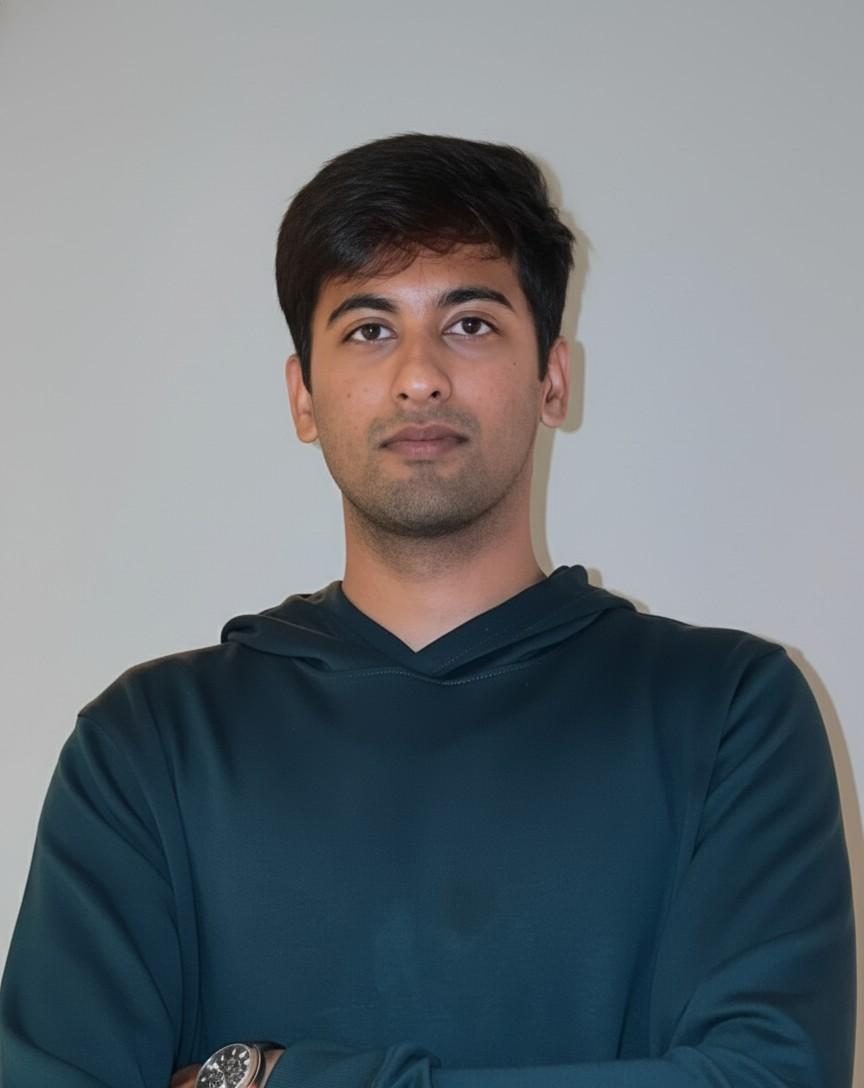
#> input picture photo.png, 864 x 1088 px
$ python dotify.py ../photo.png --output out.png
#> lines starting #> are read from the running program, lines starting #| are printed output that depends on the picture
#!/usr/bin/env python3
"""
dotify.py — photo → dot-matrix portrait SVG

Usage:
  python dotify.py input.png -o assets/portrait.svg --cols 88 --equalize --detail 0.5 --color
  python dotify.py input.png -o assets/portrait.svg --cols 88 --equalize --detail 0.5 --circle
  python dotify.py input.png -o assets/portrait.txt --mode ascii --cols 80
"""

import argparse
from html import escape
import sys
import math
from pathlib import Path
from PIL import Image, ImageOps, ImageFilter, ImageEnhance


# [12 lines left out: functions positive_int, nonnegative_float, not called in this run]

def parse_args():
    p = argparse.ArgumentParser(description="Convert photo to dot-matrix SVG")
    p.add_argument("input", help="Input image file (PNG/JPG)")
    p.add_argument("-o", "--output", required=True, help="Output SVG/TXT file")
    p.add_argument("--cols", type=positive_int, default=88, help="Dots across (default: 88)")
    p.add_argument("--equalize", action="store_true", help="Histogram equalize before sampling (required for faces)")
    p.add_argument("--detail", type=nonnegative_float, default=0.5, help="Local contrast enhancement factor (default: 0.5)")
    p.add_argument("--color", action="store_true", help="Sample true color per dot (single SVG for both themes)")
    p.add_argument("--circle", action="store_true", help="Circular mask with feathered edge")
    p.add_argument("--square", action="store_true", help="Square crop (default)")
    p.add_argument("--focus", type=str, default="0.5,0.5", help="Focus point for square crop as 'x,y' (0-1 each)")
    p.add_argument("--invert", action="store_true", help="Invert brightness (dark subject on light bg)")
    p.add_argument("--mode", choices=["dots", "binary", "ascii", "braille"], default="dots", help="Output mode")
    p.add_argument("--reveal", action="store_true", help="Row-by-row draw-in animation on load")
    p.add_argument("--reveal-time", type=nonnegative_float, default=1.5, help="Reveal animation duration in seconds")
    p.add_argument("--reveal-fade", type=nonnegative_float, default=0.3, help="Reveal fade-in duration in seconds")
    p.add_argument("--reveal-dir", choices=["up", "down"], default="up", help="Reveal direction")
    p.add_argument("--animate", action="store_true", help="Slow shimmer sweep animation")
    p.add_argument("--accent", type=str, default="#58a6ff", help="Accent color for monochrome mode (default: GitHub blue)")
    p.add_argument("--bg", type=str, default="transparent", help="Background color (default: transparent)")
    p.add_argument("--dot-shape", choices=["circle", "square"], default="circle", help="Dot shape")
    return p.parse_args()

def load_image(path):
    img = Image.open(path).convert("RGBA")
    return img

def apply_alpha_mask(img):
    """If image has alpha channel, use it as mask and compute stats from non-transparent region only."""
    if img.mode != "RGBA":
        return img, None
    alpha = img.split()[-1]
    mask = alpha.point(lambda a: 255 if a > 128 else 0)
    return img, mask

# [10 lines left out: function equalize_image, not called in this run]

def enhance_detail(img, factor):
    """Local contrast enhancement (unsharp mask style)."""
    if factor <= 0:
        return img
    blurred = img.filter(ImageFilter.GaussianBlur(radius=2))
    enhanced = Image.blend(img, blurred, -factor)
    return enhanced

def crop_and_resize(img, cols, circle, focus, mask=None):
    """Crop to square/circle and resize to target grid."""
    w, h = img.size
    size = min(w, h)
    try:
        fx, fy = map(float, focus.split(","))
    except ValueError as error:
        raise ValueError("focus must contain two comma-separated numbers") from error
    fx = max(0.0, min(1.0, fx))
    fy = max(0.0, min(1.0, fy))
    left = int((w - size) * fx)
    top = int((h - size) * fy)
    right = left + size
    bottom = top + size
    img = img.crop((left, top, right, bottom))
    if mask:
        mask = mask.crop((left, top, right, bottom))
    img = img.resize((cols, cols), Image.Resampling.LANCZOS)
    if mask:
        mask = mask.resize((cols, cols), Image.Resampling.LANCZOS)
    return img, mask

def sample_grid(img, cols, invert, color_mode, mask=None):
    """Sample brightness/color at each grid cell."""
    pixels = img.load()
    mask_px = mask.load() if mask else None
    grid = []
    for y in range(cols):
        row = []
        for x in range(cols):
            if mask_px and mask_px[x, y] < 128:
                row.append(None)
                continue
            r, g, b, a = pixels[x, y]
            if color_mode:
                brightness = 1.0 - (0.299*r + 0.587*g + 0.114*b) / 255.0
                row.append((brightness, (r, g, b)))
            else:
                brightness = 1.0 - (0.299*r + 0.587*g + 0.114*b) / 255.0
                if invert:
                    brightness = 1.0 - brightness
                row.append((brightness, None))
        grid.append(row)
    return grid

def brightness_to_radius(b, max_r, min_r=0.15):
    """Map brightness 0-1 to dot radius factor."""
    return min_r + (max_r - min_r) * b

def generate_svg(grid, cols, color_mode, accent, bg, dot_shape, circle, reveal, reveal_time, reveal_fade, reveal_dir, animate, output_path):
    """Generate SVG from sampled grid."""
    cell_size = 1000 / cols
    max_r = cell_size * 0.5
    svg_parts = []
    svg_parts.append(f'<svg xmlns="http://www.w3.org/2000/svg" viewBox="0 0 1000 1000" width="1000" height="1000">')

    if bg != "transparent":
        svg_parts.append(f'<rect width="1000" height="1000" fill="{escape(bg, quote=True)}"/>')

    if circle:
        svg_parts.append('<defs><mask id="circleMask"><circle cx="500" cy="500" r="500" fill="white"/></mask></defs>')
        svg_parts.append('<g mask="url(#circleMask)">')

    style_defs = []
    if reveal or animate:
        style_defs.append('<style>')
        if reveal:
            delay_step = reveal_time / cols
            for y in range(cols):
                delay = y * delay_step if reveal_dir == "up" else (cols - 1 - y) * delay_step
                style_defs.append(f'.row{y} {{ opacity: 0; animation: reveal {reveal_fade}s ease-out {delay}s forwards; }}')
            style_defs.append(f'@keyframes reveal {{ from {{ opacity: 0; }} to {{ opacity: 1; }} }}')
        if animate:
            style_defs.append(f'.shimmer {{ animation: shimmer 3s ease-in-out infinite; }}')
            style_defs.append('@keyframes shimmer { 0%, 100% { opacity: 1; } 50% { opacity: 0.6; } }')
        style_defs.append('</style>')
        svg_parts.append(''.join(style_defs))

    for y in range(cols):
        row_class = f' class="row{y}"' if reveal else ''
        if animate:
            row_class = f' class="shimmer"' if not row_class else row_class.replace('class="', 'class="shimmer ')
        svg_parts.append(f'<g{row_class}>')
        for x in range(cols):
            cell = grid[y][x]
            if cell is None:
                continue
            brightness, color = cell
            r = brightness_to_radius(brightness, max_r)
            if r <= 0.5:
                continue
            cx = x * cell_size + cell_size / 2
            cy = y * cell_size + cell_size / 2
            fill = f"rgb{color}" if color_mode and color else escape(accent, quote=True)
            if dot_shape == "circle":
                svg_parts.append(f'<circle cx="{cx:.1f}" cy="{cy:.1f}" r="{r:.1f}" fill="{fill}"/>')
            else:
                half = r
                svg_parts.append(f'<rect x="{cx-half:.1f}" y="{cy-half:.1f}" width="{2*half:.1f}" height="{2*half:.1f}" fill="{fill}"/>')
        svg_parts.append('</g>')

    if circle:
        svg_parts.append('</g>')
    svg_parts.append('</svg>')

    path = Path(output_path)
    path.parent.mkdir(parents=True, exist_ok=True)
    path.write_text(''.join(svg_parts), encoding="utf-8")

# [25 lines left out: function generate_text, not called in this run]

def main():
    args = parse_args()
    img = load_image(args.input)
    img, mask = apply_alpha_mask(img)
#> in apply_alpha_mask, `alpha = img.split()[-1]`: alpha: PIL image 864x1088 L; every value is 255

    if args.equalize:
        img = equalize_image(img, mask)

    if args.detail > 0:
        img = enhance_detail(img, args.detail)

    focus = args.focus if args.square else "0.5,0.5"
    img, mask = crop_and_resize(img, args.cols, args.circle, focus, mask)
#> in crop_and_resize, `img = img.crop((left, top, right, bottom))`:
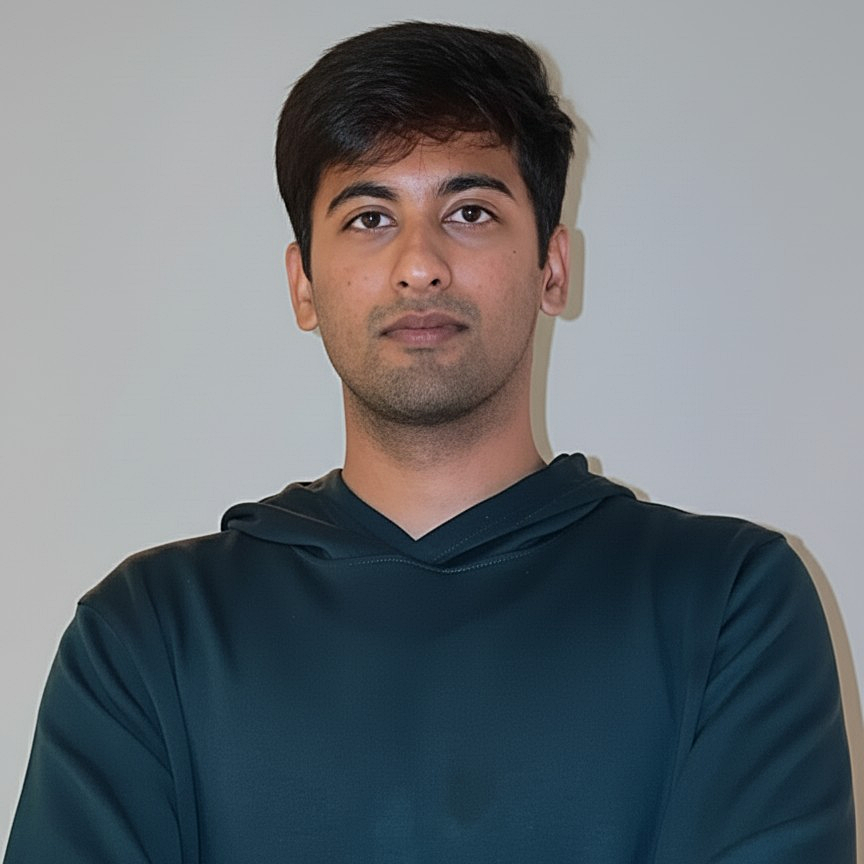
#> img: PIL image 864x864 RGBA; mean R, G, B, A 109, 114.9, 119.9, 255
#> in crop_and_resize, `mask = mask.crop((left, top, right, bottom))`: mask: PIL image 864x864 L; every value is 255
#> in crop_and_resize, `img = img.resize((cols, cols), Image.Resampling.LANCZOS)`:
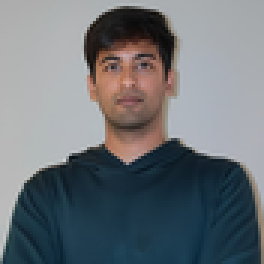
#> img: PIL image 88x88 RGBA (shown 3 times larger); mean R, G, B, A 109, 114.9, 119.9, 255
#> in crop_and_resize, `mask = mask.resize((cols, cols), Image.Resampling.LANCZOS)`: mask: PIL image 88x88 L; every value is 255

    grid = sample_grid(img, args.cols, args.invert, args.color, mask)
#> after the loop in sample_grid, `for y in range(cols):`: grid = 88 items
#> grid = 88 items

    if args.mode in ("ascii", "braille", "binary"):
        generate_text(grid, args.cols, args.mode, args.invert, args.output)
    else:
        generate_svg(
            grid, args.cols, args.color, args.accent, args.bg, args.dot_shape,
            args.circle, args.reveal, args.reveal_time, args.reveal_fade, args.reveal_dir,
            args.animate, args.output
        )
#> after the loop in generate_svg, `for y in range(cols):`: svg_parts = 7921 items

if __name__ == "__main__":
    main()
